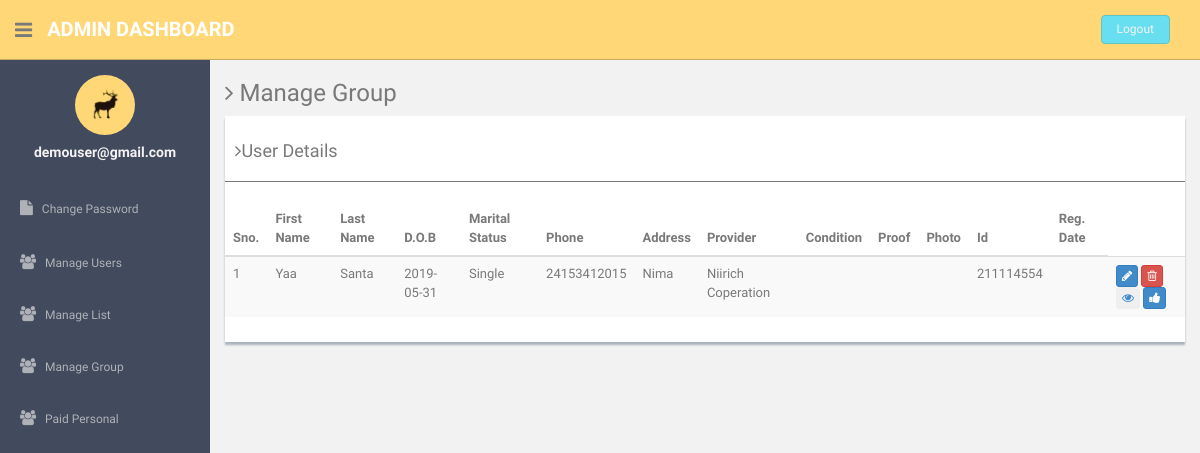
The app's page /admin/manage-exempt.php (signed in) with its own data.
### tables this page shows
CREATE TABLE IF NOT EXISTS `group_list` (
  `id` int(11) NOT NULL,
  `First_name` text NOT NULL,
  `Last_name` text NOT NULL,
  `D.O.B` date NOT NULL,
  `Marital_status` text NOT NULL,
  `Phone` text NOT NULL,
  `Address` varchar(80) NOT NULL,
  `Primary_provider` varchar(80) NOT NULL,
  `Proof_of_condition` text NOT NULL,
  `Proof` text NOT NULL,
  `Photo` varchar(30) NOT NULL,
  `Identification` varchar(30) NOT NULL,
  `Reg.Date` varchar(15) NOT NULL,
  PRIMARY KEY (`id`)
);

### admin/manage-exempt.php (the view, shortened to what this page needs)
<?php
include'dbconnection.php';
?><!DOCTYPE html>
<html lang="en">
  <head>
    <link href="assets/css/bootstrap.css" rel="stylesheet">
    <link href="assets/font-awesome/css/font-awesome.css" rel="stylesheet" />
    <link href="assets/css/style.css" rel="stylesheet">
    <link href="assets/css/style-responsive.css" rel="stylesheet">
  </head>
  <body>
  <section id="container" >
      <header class="header black-bg">
              <div class="sidebar-toggle-box">
                  <div class="fa fa-bars tooltips" data-placement="right" data-original-title="Toggle Navigation"></div>
              </div>
            <a href="#" class="logo"><b>Admin Dashboard</b></a>
            <div class="top-menu">
            	<ul class="nav pull-right top-menu">
                    <li><a class="logout" href="logout.php">Logout</a></li>
            	</ul>
            </div>
        </header>
      <aside>
          <div id="sidebar"  class="nav-collapse ">
              <ul class="sidebar-menu" id="nav-accordion">
              	  <p class="centered"><a href="#"><img src="assets/img/ui-sam.jpg" class="img-circle" width="60"></a></p>
              	  <h5 class="centered"><?php echo $_SESSION['login'];?></h5>
                  <li class="mt">
                      <a href="change-password.php">
                          <i class="fa fa-file"></i>
                          <span>Change Password</span>
                      </a>
                  </li>
                  <li class="sub-menu">
                      <a href="manage-users.php" >
                          <i class="fa fa-users"></i>
                          <span>Manage Users</span>
                      </a>
                  </li>
                  <li class="sub-menu">
                      <a href="manage-list.php">
                          <i class="fa fa-users"></i>
                          <span>Manage List</span>
                      </a>
                  </li>
                  <li class="sub-menu">
                      <a href="manage-exempt.php">
                          <i class="fa fa-users"></i>
                          <span>Manage Group</span>
                      </a>
                  </li>
                  <li class="sub-menu">
                      <a href="paid-list.php">
                          <i class="fa fa-users"></i>
                          <span>Paid Personal</span>
                      </a>
                  </li>
              </ul>
          </div>
      </aside>
  <section id="main-content">
          <section class="wrapper">
          	<h3><i class="fa fa-angle-right"></i> Manage Group</h3>
				<div class="row">
                  <div class="col-md-12">
                      <div class="content-panel">
                          <table class="table table-striped table-advance table-hover">
	                  	  	  <h4><i class="fa fa-angle-right"></i>User Details </h4>
	                  	  	  <hr>
                              <thead>
                              <tr>
                                  <th>Sno.</th>
                                  <th class="hidden-phone">First Name</th>
                                  <th> Last Name</th>
                                  <th> D.O.B</th>
                                  <th> Marital Status</th>
                                  <th> Phone</th>
                                  <th> Address</th>
                                  <th> Provider</th>
                                  <th> Condition</th>
                                  <th> Proof</th>
                                  <th> Photo</th>
                                  <th> Id</th>
                                  <th>Reg. Date</th>
                              </tr>
                              </thead>
                              <tbody>
                              <?php $ret=mysqli_query($con,"select * from group_list");
							  $cnt=1;
							  while($row=mysqli_fetch_array($ret))
							  {?>
                              <tr>
                              <td><?php echo $cnt;?></td>
                                  <td><?php echo $row['First_name'];?></td>
                                  <td><?php echo $row['Last_name'];?></td>
                                  <td><?php echo $row['D.O.B'];?></td>
                                  <td><?php echo $row['Marital_status'];?></td>
                                  <td><?php echo $row['Phone'];?></td>
                                  <td><?php echo $row['Address'];?></td>
                                  <td><?php echo $row['Primary_provider'];?></td>
                                  <td><?php echo $row['Proof_of_condition'];?></td>
                                  <td><?php echo $row['Proof'];?></td>
                                  <td><?php echo $row['Photo'];?></td>
                                  <td><?php echo $row['Identification'];?></td>
                                  <td><?php echo $row['Reg.Date'];?></td>
                                  <td>
                                     <a href="update-exempt.php?uid=<?php echo $row['id'];?>">
                                     <button class="btn btn-primary btn-xs"><i class="fa fa-pencil"></i></button></a>
                                     <a href="manage-users.php?id=<?php echo $row['id'];?>">
                                     <button class="btn btn-danger btn-xs" onClick="return confirm('Do you really want to delete');"><i class="fa fa-trash-o "></i></button></a>
                                     <a href="#">
                                     <button class="btn btn-secondary btn-xs"><i class="fa fa-eye"></i></button></a>
                                     <a href="#">
                                     <button class="btn btn-primary btn-xs"><i class="fa fa-thumbs-up"></i></button></a>
                                  </td>
                              </tr>
                              <?php $cnt=$cnt+1; }?>
                              </tbody>
                          </table>
                      </div>
                  </div>
              </div>
		</section>
      </section
  ></section>
  </body>
</html>

### admin/assets/css/style.css (style rules this page uses)
body { color: #797979; background: #f2f2f2; font-family: 'Ruda', sans-serif; padding: 0px !important; margin: 0px !important; font-size:13px; }
ul li { list-style: none; }
a, a:hover, a:focus { text-decoration: none; outline: none; }
#container { width: 100%; height: 100%; }
hr { margin-top: 20px; margin-bottom: 20px; border: 0; border-top: 1px solid #797979; }
.centered { text-align: center; }
.mt { margin-top: 25px; }
ul.top-menu > li > .logout { color: #f2f2f2; font-size: 12px; border-radius: 4px; -webkit-border-radius: 4px; border: 1px solid #64c3c2 !important; padding: 5px 15px; margin-right: 15px; background: #68dff0; margin-top: 15px; }
#sidebar { width: 210px; height: 100%; position: fixed; background: #424a5d; }
#sidebar h5 { color: #f2f2f2; font-weight: 700; }
#sidebar ul li { position: relative; }
ul.sidebar-menu , ul.sidebar-menu li ul.sub { margin: -2px 0 0; padding: 0; }
ul.sidebar-menu { margin-top: 75px; }
ul.sidebar-menu li { margin-bottom: 5px; margin-left:10px; margin-right:10px; }
ul.sidebar-menu li.sub-menu { line-height: 15px; }
ul.sidebar-menu li a span { display: inline-block; }
ul.sidebar-menu li a { color: #aeb2b7; text-decoration: none; display: block; padding: 15px 0 15px 10px; font-size: 12px; outline: none; -webkit-transition: all 0.3s ease; -moz-transition: all 0.3s ease; -o-transition: all 0.3s ease; -ms-transition: all 0.3s ease; transition: all 0.3s ease; }
ul.sidebar-menu li a i { font-size: 15px; padding-right: 6px; }
#main-content { margin-left: 210px; }
.header, .footer { min-height: 60px; padding: 0 15px; }
.header { position: fixed; left: 0; right: 0; z-index: 1002; }
.black-bg { background: #ffd777; border-bottom: 1px solid #c9aa5f; }
.wrapper { display: inline-block; margin-top: 60px; padding-left: 15px; padding-right: 15px; padding-bottom: 15px; padding-top: 0px; width: 100%; }
a.logo { font-size: 20px; color: #ffffff; float: left; margin-top: 15px; text-transform: uppercase; }
a.logo b { font-weight: 900; }
#top_menu .nav > li, ul.top-menu > li { float: left; }
ul.top-menu > li > a { color: #666666; font-size: 16px; border-radius: 4px; -webkit-border-radius: 4px; border:1px solid #666666 !important; padding: 2px 6px; margin-right: 15px; }
.sidebar-toggle-box { float: left; padding-right: 15px; margin-top: 20px; }
.sidebar-toggle-box .fa-bars { cursor: pointer; display: inline-block; font-size: 20px; }
.content-panel { background: #ffffff; box-shadow: 0px 3px 2px #aab2bd; padding-top: 15px; padding-bottom: 5px; }
.content-panel h4 { margin-left: 10px; }

### records on screen
group_list: First_name "Yaa", Last_name "Santa", O "2019-05-31", Marital_status "Single", Phone "24153412015", Address "Nima", Primary_provider "Niirich Coperation", Identification "211114554"

### other values on screen
$_SESSION['login'] "demouser@gmail.com"
